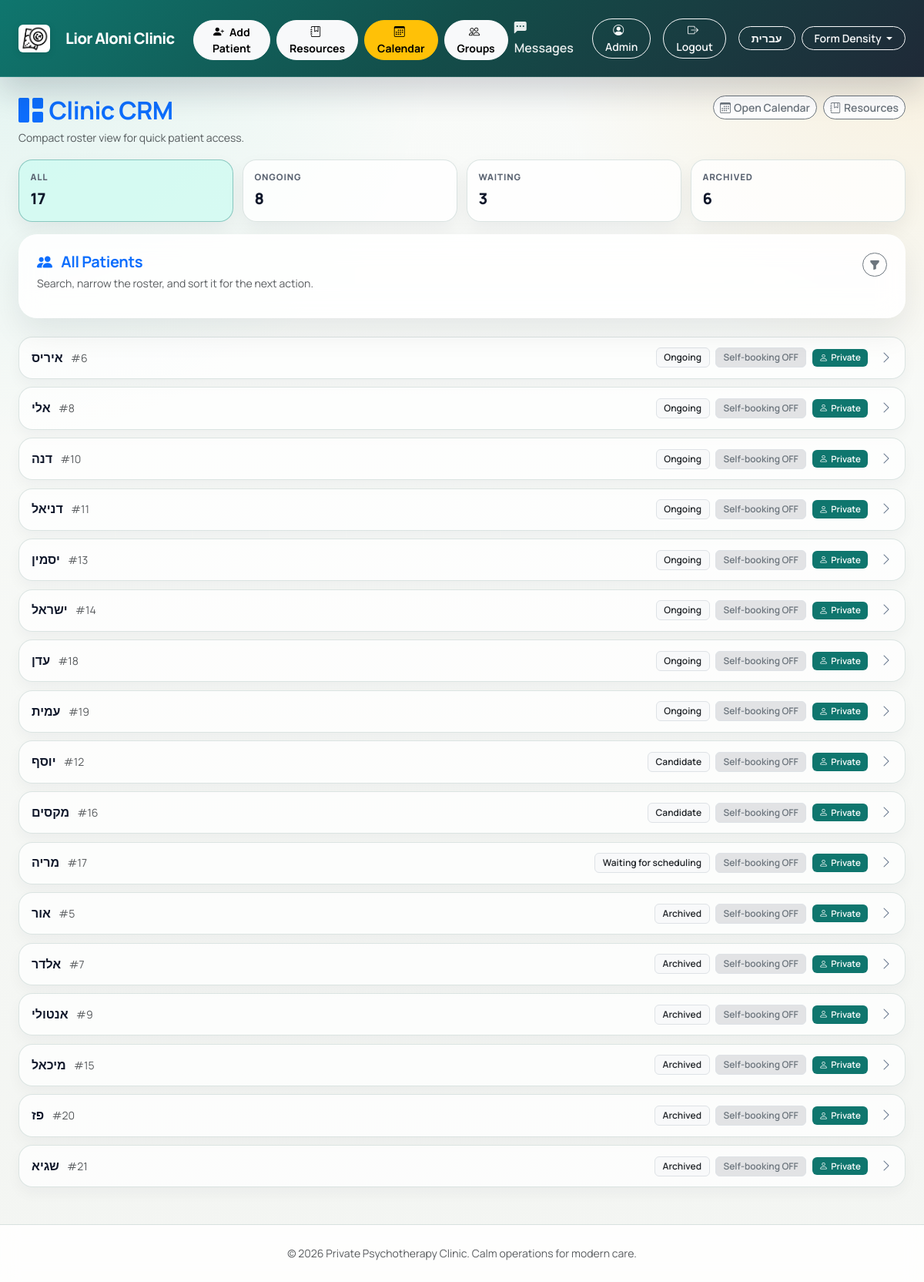
Page /crm (signed in) on the committed database.
### tables this page shows
CREATE TABLE users (
    id INTEGER PRIMARY KEY AUTOINCREMENT,
    username TEXT NOT NULL UNIQUE,
    display_name TEXT,
    password_hash TEXT NOT NULL,
    role TEXT NOT NULL CHECK(role IN ('admin', 'patient')),
    totp_secret TEXT,
    totp_enabled BOOLEAN DEFAULT 0,
    force_password_change BOOLEAN DEFAULT 0,
    email TEXT,
    phone TEXT,
    id_number TEXT,
    birth_date DATE,
    patient_id INTEGER,
    is_active BOOLEAN DEFAULT 1,
    created_at TIMESTAMP DEFAULT CURRENT_TIMESTAMP,
    FOREIGN KEY (patient_id) REFERENCES patients (id)
);

CREATE TABLE patients (
    id INTEGER PRIMARY KEY AUTOINCREMENT,
    name TEXT NOT NULL,
    email TEXT,
    phone TEXT,
    birth_date DATE,
    id_number TEXT,
    status TEXT NOT NULL, -- 'ongoing', 'archived', 'candidate'
    is_deleted BOOLEAN DEFAULT 0,
    deleted_at TIMESTAMP,
    can_self_schedule BOOLEAN DEFAULT 0,
    patient_type TEXT DEFAULT 'private',
    has_intake_tab BOOLEAN DEFAULT 0,
    intake_assessment TEXT,
    intake_questionnaire TEXT,
    created_at TIMESTAMP DEFAULT CURRENT_TIMESTAMP
, background TEXT, treatment_info TEXT);

### app.py (the view)
@app.route('/crm')
@login_required
def crm_dashboard():
    if current_user.role != 'admin':
        return redirect(url_for('patient_home'))
    db = get_db()
    saved_filters = session.get('crm_filters', {})
    status = request.args.get('status', saved_filters.get('status', 'all')).strip()
    patient_type = request.args.get('patient_type', saved_filters.get('patient_type', 'all')).strip()
    search_query = request.args.get('q', saved_filters.get('q', '')).strip()
    sort_by = request.args.get('sort', saved_filters.get('sort', 'status_priority')).strip()
    if status not in {'all', 'ongoing', 'candidate', 'waiting', 'waiting for scheduling', 'archived'}:
        status = 'all'
    if patient_type not in {'all', 'private', 'residency', 'initial-intake', 'diagnosee', 'group'}:
        patient_type = 'all'
    if sort_by not in {'status_priority', 'name_asc', 'name_desc', 'newest', 'oldest'}:
        sort_by = 'status_priority'
    session['crm_filters'] = {
        'status': status,
        'patient_type': patient_type,
        'q': search_query,
        'sort': sort_by
    }
    patients = fetch_patients_by_status(db, status, patient_type=patient_type, search_query=search_query, sort_by=sort_by, admin_user_id=current_user.id)
    counts_row = db.execute('''
        SELECT
            COUNT(*) AS all_count,
            SUM(CASE WHEN status = 'ongoing' THEN 1 ELSE 0 END) AS ongoing_count,
            SUM(CASE WHEN status IN ('candidate', 'waiting for scheduling', 'waiting') THEN 1 ELSE 0 END) AS candidate_waiting_count,
            SUM(CASE WHEN status = 'archived' THEN 1 ELSE 0 END) AS archived_count
        FROM patients
        WHERE COALESCE(is_deleted, 0) = 0
    ''').fetchone()
    counts = {
        'all': counts_row['all_count'] or 0,
        'ongoing': counts_row['ongoing_count'] or 0,
        'candidate_waiting': counts_row['candidate_waiting_count'] or 0,
        'archived': counts_row['archived_count'] or 0
    }
    return render_template('crm.html', patients=patients, status=status, counts=counts,
                           patient_type=patient_type, search_query=search_query, sort_by=sort_by)

### templates/crm.html (shortened to what this page needs)
{% extends 'layout.html' %}
{% block content %}
<div class="d-flex justify-content-between align-items-start flex-wrap gap-3 mb-3">
    <div>
        <h2 class="mb-1 text-primary fw-bold"><i class="bi bi-grid-1x2-fill me-2"></i>{{ t('Clinic CRM') }}</h2>
        <p class="text-muted small mb-0">{{ t('Compact roster view for quick patient access.') }}</p>
    </div>
    <div class="d-flex flex-wrap gap-2">
        <a href="{{ url_for('weekly_calendar') }}" class="btn btn-outline-secondary bg-white btn-sm">
            <i class="bi bi-calendar3 me-1"></i>{{ t('Open Calendar') }}
        </a>
        <a href="{{ url_for('manage_resources') }}" class="btn btn-outline-secondary bg-white btn-sm">
            <i class="bi bi-journal-bookmark me-1"></i>{{ t('Resources') }}
        </a>
    </div>
</div>
<div class="crm-summary-strip mb-3">
    <a class="text-decoration-none" href="{{ url_for('crm_dashboard', status='all', patient_type=patient_type, q=search_query, sort=sort_by) }}">
        <div class="crm-summary-mini {% if status == 'all' %}active{% endif %}">
            <span class="crm-summary-label">{{ t('All') }}</span>
            <span class="crm-summary-value">{{ counts['all'] }}</span>
        </div>
    </a>
    <a class="text-decoration-none" href="{{ url_for('crm_dashboard', status='ongoing', patient_type=patient_type, q=search_query, sort=sort_by) }}">
        <div class="crm-summary-mini {% if status == 'ongoing' %}active{% endif %}">
            <span class="crm-summary-label">{{ t('Ongoing') }}</span>
            <span class="crm-summary-value">{{ counts['ongoing'] }}</span>
        </div>
    </a>
    <a class="text-decoration-none" href="{{ url_for('crm_dashboard', status='candidate', patient_type=patient_type, q=search_query, sort=sort_by) }}">
        <div class="crm-summary-mini {% if status in ['candidate', 'waiting', 'waiting for scheduling'] %}active{% endif %}">
            <span class="crm-summary-label">{{ t('Waiting') }}</span>
            <span class="crm-summary-value">{{ counts['candidate_waiting'] }}</span>
        </div>
    </a>
    <a class="text-decoration-none" href="{{ url_for('crm_dashboard', status='archived', patient_type=patient_type, q=search_query, sort=sort_by) }}">
        <div class="crm-summary-mini {% if status == 'archived' %}active{% endif %}">
            <span class="crm-summary-label">{{ t('Archived') }}</span>
            <span class="crm-summary-value">{{ counts['archived'] }}</span>
        </div>
    </a>
</div>
<div class="card border-0 shadow-sm mb-4">
    <div class="card-body p-3 p-lg-4">
        <div class="d-flex justify-content-between align-items-start flex-wrap gap-3 mb-2">
            <div>
                <h5 class="mb-1 fw-bold text-primary">
                    <i class="bi bi-people-fill me-2"></i>
                    {% if status == 'all' %}
                        {{ t('All Patients') }}
                    {% elif status in ['candidate', 'waiting for scheduling', 'waiting'] %}
                        {{ t('Candidates & Waiting') }}
                    {% else %}
                        {{ t(status|capitalize) }} {{ t('Patients') }}
                    {% endif %}
                </h5>
                <p class="text-muted small mb-0">{{ t('Search, narrow the roster, and sort it for the next action.') }}</p>
            </div>
            <button class="btn btn-sm btn-outline-secondary rounded-pill" type="button" data-bs-toggle="collapse" data-bs-target="#crmFiltersCollapse" aria-expanded="false" aria-controls="crmFiltersCollapse">
                <i class="bi bi-funnel-fill"></i>
            </button>
        </div>
    </div>
</div>
<div class="crm-patient-list" id="patientsContainer">
    {% for patient in patients %}
        <div class="crm-patient-row patient-card-clickable {% if patient['patient_type'] in ['initial-intake', 'diagnosee'] or patient['status'] == 'candidate' %}patient-status-candidate{% elif patient['status'] == 'ongoing' %}patient-status-ongoing{% elif patient['status'] in ['waiting for scheduling', 'waiting'] %}patient-status-waiting{% else %}patient-status-archived{% endif %}" data-href="{{ url_for('patient_detail', patient_id=patient['id'], tab='intake' if patient['patient_type'] in ['initial-intake', 'diagnosee'] or patient['has_intake_tab'] else 'info') }}">
            <div class="crm-patient-main">
                <div class="crm-patient-name-wrap">
                    <span class="crm-patient-name">{{ patient['name'] }}</span>
                    <span class="text-muted small">#{{ patient['id'] }}</span>
                </div>
                <div class="crm-patient-meta">
                    <span class="badge bg-light text-dark border">{{ t(patient['status']|capitalize) }}</span>
                    {% if patient['can_self_schedule'] %}
                    <span class="badge bg-success-subtle text-success border">Self-booking ON</span>
                    {% else %}
                    <span class="badge bg-secondary-subtle text-secondary border">Self-booking OFF</span>
                    {% endif %}
                    {% if patient['patient_type'] == 'residency' %}
                    <span class="badge" style="background:#92400e;font-size:0.72em;"><i class="bi bi-mortarboard me-1"></i>{{ t('Residency') }}</span>
                    {% elif patient['patient_type'] == 'group' %}
                    <span class="badge" style="background:#7c3aed;font-size:0.72em;"><i class="bi bi-people-fill me-1"></i>{{ t('Group') }}</span>
                    {% elif patient['patient_type'] == 'initial-intake' %}
                    <span class="badge" style="background:#1d4ed8;font-size:0.72em;"><i class="bi bi-clipboard2-pulse me-1"></i>{{ t('Intake') }}</span>
                    {% elif patient['patient_type'] == 'diagnosee' %}
                    <span class="badge" style="background:#0b7285;font-size:0.72em;"><i class="bi bi-clipboard2-check me-1"></i>{{ t('Diagnosee') }}</span>
                    {% else %}
                    <span class="badge" style="background:#0f766e;font-size:0.72em;"><i class="bi bi-person me-1"></i>{{ t('Private') }}</span>
                    {% endif %}
                </div>
            </div>
            <span class="crm-patient-arrow"><i class="bi bi-chevron-right"></i></span>
        </div>
    {% endfor %}
</div>
{% endblock %}

### templates/layout.html (shortened to what this page needs)
<!doctype html>
<html lang="{{ lang }}" data-density="{{ ui_density or 'balanced' }}" {% if lang == 'he' %}dir="rtl"{% endif %}>
<head>
    {% if lang == 'he' %}
    <link rel="stylesheet" href="https://cdn.jsdelivr.net/npm/bootstrap@5.3.3/dist/css/bootstrap.rtl.min.css">
    <link href="https://fonts.googleapis.com/css2?family=Heebo:wght@400;500;600;700;800&display=swap" rel="stylesheet">
    <style>
        body, button, input, select, textarea, .btn, .nav-link, .badge, .form-control, .form-select { font-family: 'Heebo', sans-serif !important; }
    </style>
    {% else %}
    <link href="https://cdn.jsdelivr.net/npm/bootstrap@5.3.3/dist/css/bootstrap.min.css" rel="stylesheet">
    {% endif %}
    <link rel="stylesheet" href="https://cdn.jsdelivr.net/npm/bootstrap-icons@1.11.3/font/bootstrap-icons.min.css">
    <link rel="stylesheet" href="{{ url_for('static', filename='style.css') }}">
</head>
<body>
    <nav class="navbar navbar-expand-lg navbar-dark bg-primary mb-4 sticky-top">
        <div class="container-fluid app-container px-3 px-xl-4">
            <a class="navbar-brand d-flex align-items-center" href="{% if current_user.is_authenticated and current_user.role == 'admin' %}{{ url_for('crm_dashboard') }}{% else %}{{ url_for('index') }}{% endif %}">
                <img src="{{ url_for('static', filename='logo.png') }}" alt="logo" style="height:36px;width:auto;object-fit:contain;" class="me-2 rounded">
                <span>{% if lang == 'he' %}ליאור אלוני{% else %}Lior Aloni Clinic{% endif %}</span>
            </a>
            <div class="collapse navbar-collapse" id="navbarNav">
                <ul class="navbar-nav me-auto">
                    {% if current_user.is_authenticated and current_user.role == 'admin' %}
                        <li class="nav-item ms-lg-2">
                            <a class="btn btn-light btn-sm mt-1 fw-bold" href="{{ url_for('add_patient') }}">
                                <i class="bi bi-person-plus-fill me-1"></i> {{ t('Add Patient') }}
                            </a>
                        </li>
                        <li class="nav-item ms-lg-2">
                            <a class="btn btn-light btn-sm mt-1 fw-bold" href="{{ url_for('manage_resources') }}">
                                <i class="bi bi-journal-bookmark me-1"></i> {{ t('Resources') }}
                            </a>
                        </li>
                        <li class="nav-item ms-lg-2">
                            <a class="btn btn-warning btn-sm mt-1 fw-bold" href="{{ url_for('weekly_calendar') }}">
                                <i class="bi bi-calendar3 me-1"></i> Calendar
                            </a>
                        </li>
                        <li class="nav-item ms-lg-2">
                            <a class="btn btn-light btn-sm mt-1 fw-bold" href="{{ url_for('groups_dashboard') }}">
                                <i class="bi bi-people me-1"></i> Groups
                            </a>
                        </li>
                    {% elif current_user.is_authenticated and current_user.role == 'patient' %}
                        <li class="nav-item">
                            <a class="nav-link" href="{{ url_for('weekly_calendar') }}">
                                <i class="bi bi-calendar3 me-1"></i> Calendar
                            </a>
                        </li>
                    {% endif %}
                </ul>
                <ul class="navbar-nav ms-auto align-items-center">
                    {% if current_user.is_authenticated %}
                        <li class="nav-item me-3">
                            <a href="#" class="nav-link text-white small" data-bs-toggle="offcanvas" data-bs-target="#messagesOffcanvas" aria-controls="messagesOffcanvas">
                                <i class="bi bi-chat-left-dots-fill me-1"></i> {{ t('Messages') }}
                            </a>
                        </li>
                        <li class="nav-item me-3">
                            {% if current_user.role == 'admin' %}
                            <a class="btn btn-outline-light btn-sm rounded-pill" href="{{ url_for('admin_profile') }}">
                                <i class="bi bi-person-circle me-1"></i>
                                {{ current_user.display_name or current_user.username }}
                            </a>
                            {% else %}
                            <span class="nav-link text-white-50 small">
                                <i class="bi bi-person-circle me-1"></i> {{ current_user.username }}
                            </span>
                            {% endif %}
                        </li>
                        <li class="nav-item">
                            <a class="btn btn-outline-light btn-sm rounded-pill px-3" href="{{ url_for('logout') }}">
                                <i class="bi bi-box-arrow-right me-1"></i> {{ t('Logout') }}
                            </a>
                        </li>
                    {% else %}
                        <li class="nav-item">
                            <a class="btn btn-outline-light btn-sm rounded-pill px-4" href="{{ url_for('login') }}">{{ t('Login') }}</a>
                        </li>
                    {% endif %}
                    <li class="nav-item ms-3">
                        <a href="{{ url_for('set_lang', lang='he' if lang == 'en' else 'en') }}" class="btn btn-sm btn-outline-light">
                            {% if lang == 'en' %}עברית{% else %}English{% endif %}
                        </a>
                    </li>
                    <li class="nav-item ms-2">
                        <div class="dropdown">
                            <button class="btn btn-sm btn-outline-light dropdown-toggle" type="button" data-bs-toggle="dropdown" aria-expanded="false">
                                {% if lang == 'he' %}צפיפות טפסים{% else %}Form Density{% endif %}
                            </button>
                        </div>
                    </li>
                </ul>
            </div>
        </div>
    </nav>
    <main class="container-fluid app-container app-shell mb-5 px-3 px-xl-4">
        {% block content %}{% endblock %}
    </main>
    <footer class="py-4 mt-auto">
        <div class="container-fluid app-container text-center px-3 px-xl-4">
             <span class="text-muted small">© 2026 Private Psychotherapy Clinic. Calm operations for modern care.</span>
        </div>
    </footer>
    <div class="toast-container position-fixed bottom-0 end-0 p-3" id="notificationContainer"></div>
</body>
</html>

### rows in the picture
users: display_name "Admin"
patients: name "איריס", id "6", status "Ongoing", can_self_schedule "Self-booking OFF", patient_type "Private"
patients: name "אלי", id "8", status "Ongoing", can_self_schedule "Self-booking OFF", patient_type "Private"
patients: name "דנה", id "10", status "Ongoing", can_self_schedule "Self-booking OFF", patient_type "Private"
patients: name "דניאל", id "11", status "Ongoing", can_self_schedule "Self-booking OFF", patient_type "Private"
patients: name "יסמין", id "13", status "Ongoing", can_self_schedule "Self-booking OFF", patient_type "Private"
patients: name "ישראל", id "14", status "Ongoing", can_self_schedule "Self-booking OFF", patient_type "Private"
patients: name "עדן", id "18", status "Ongoing", can_self_schedule "Self-booking OFF", patient_type "Private"
patients: name "עמית", id "19", status "Ongoing", can_self_schedule "Self-booking OFF", patient_type "Private"
patients: name "יוסף", id "12", status "Candidate", can_self_schedule "Self-booking OFF", patient_type "Private"
patients: name "מקסים", id "16", status "Candidate", can_self_schedule "Self-booking OFF", patient_type "Private"
patients: name "מריה", id "17", status "Waiting for scheduling", can_self_schedule "Self-booking OFF", patient_type "Private"
patients: name "אור", id "5", status "Archived", can_self_schedule "Self-booking OFF", patient_type "Private"
patients: name "אלדר", id "7", status "Archived", can_self_schedule "Self-booking OFF", patient_type "Private"
patients: name "אנטולי", id "9", status "Archived", can_self_schedule "Self-booking OFF", patient_type "Private"
patients: name "מיכאל", id "15", status "Archived", can_self_schedule "Self-booking OFF", patient_type "Private"
patients: name "פז", id "20", status "Archived", can_self_schedule "Self-booking OFF", patient_type "Private"
patients: name "שגיא", id "21", status "Archived", can_self_schedule "Self-booking OFF", patient_type "Private"

### other values in the picture
{{ t('Add Patient') }} "Add Patient"
{{ t('Resources') }} "Resources"
{{ t('Messages') }} "Messages"
{{ t('Logout') }} "Logout"
{{ t('Clinic CRM') }} "Clinic CRM"
{{ t('Compact roster view for quick patient access.') }} "Compact roster view for quick patient access."
{{ t('Open Calendar') }} "Open Calendar"
{{ t('All') }} "ALL"
{{ counts['all'] }} "17"
{{ t('Ongoing') }} "ONGOING"
{{ counts['ongoing'] }} "8"
{{ t('Waiting') }} "WAITING"
{{ counts['candidate_waiting'] }} "3"
{{ t('Archived') }} "ARCHIVED"
{{ counts['archived'] }} "6"
